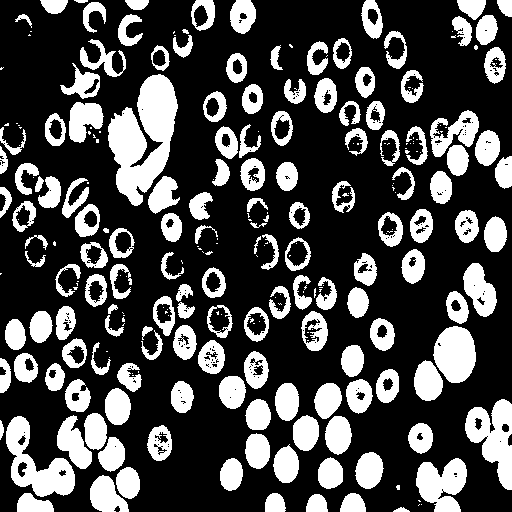
#> input picture M2/TADI/TP 1 Morphologie Mathematique/Images/cellbin.bmp, 512 x 512 px; the run also reads 1 picture not shown here
$ jupyter execute --allow-errors Observations.ipynb   (shell and % lines are left out)   (older library calls are emulated)
#> lines starting #> are read from the running program, lines starting #| are printed output that depends on the picture; after the words box and inside, x2 and y2 are one past the last pixel; in counts of white or black regions, pixels touching at a corner belong together
[cell 1]
#!/usr/bin/env python3
# -*- coding: utf-8 -*-
"""
Created on Tue Sep  4 10:23:50 2018
Modified Oct 2020

@author: Said,Isabelle
"""
#%% SECTION 1 inclusion de packages externes
import numpy as np
import platform
import tempfile
import os
import matplotlib.pyplot as plt
from scipy import ndimage as ndi
# necessite scikit-image
from skimage import io as skio


# POUR LA MORPHO
import skimage.morphology as morpho
import skimage.feature as skf
from scipy import ndimage as ndi

#%% SECTION 2 fonctions utiles pour le TP

# [64 lines left out: functions viewimage, viewimage_color, not called in this run]


def strel(forme,taille,angle=45):
    """renvoie un element structurant de forme
     'diamond'  boule de la norme 1 fermee de rayon taille
     'disk'     boule de la norme 2 fermee de rayon taille
     'square'   carre de cote taille (il vaut mieux utiliser taille=impair)
     'line'     segment de langueur taille et d'orientation angle (entre 0 et 180 en degres)
      (Cette fonction n'est pas standard dans python)
    """

    if forme == 'diamond':
        return morpho.selem.diamond(taille)
    if forme == 'disk':
        return morpho.selem.disk(taille)
    if forme == 'square':
        return morpho.selem.square(taille)
    if forme == 'line':
        angle=int(-np.round(angle))
        angle=angle%180
        angle=np.float32(angle)/180.0*np.pi
        x=int(np.round(np.cos(angle)*taille))
        y=int(np.round(np.sin(angle)*taille))
        if x**2+y**2 == 0:
            if abs(np.cos(angle))>abs(np.sin(angle)):
                x=int(np.sign(np.cos(angle)))
                y=0
            else:
                y=int(np.sign(np.sin(angle)))
                x=0
        rr,cc=morpho.selem.draw.line(0,0,y,x)
        rr=rr-rr.min()
        cc=cc-cc.min()
        img=np.zeros((rr.max()+1,cc.max()+1) )
        img[rr,cc]=1
        return img
    raise RuntimeError('Erreur dans fonction strel: forme incomprise')


# [15 lines left out: function couleurs_alea, not called in this run]

#%% SECTION 3 exemples de commandes pour effectuer ce qui est demande pendant le TP

# Images binaire
im=skio.imread('Images/cellbin.bmp')
#> im: shape (512, 512) bool; 29.1% white; 270 white regions (119 under 20 px), largest, box (x1, y1, x2, y2) and area: (108, 74, 178, 206) 5286, (6, 416, 75, 497) 2464, (465, 399, 512, 490) 2336
# [9 lines of commented-out code are left out]

plt.imshow(im,cmap="gray")
# viewimage(im) - Utilisable à la place de plt.imshow si Gimp est installé.

se=strel('disk',4)

# dilatation
dil=morpho.dilation(im,se)
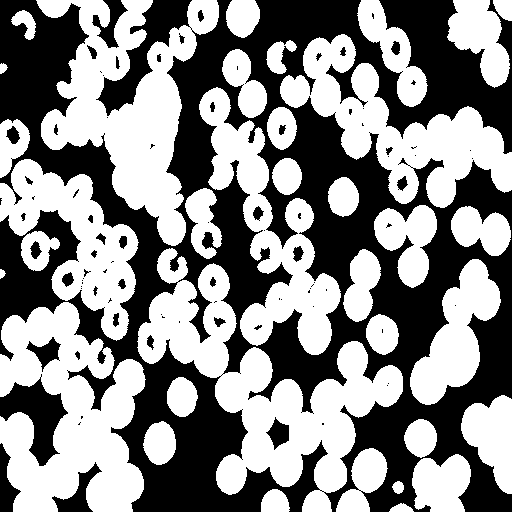
#> dil: shape (512, 512) bool; 53.4% white; 89 black regions (49 under 20 px), largest, box (x1, y1, x2, y2) and area: (0, 0, 512, 512) 114190, (0, 374, 68, 466) 2728, (52, 462, 102, 512) 829
plt.imshow(dil,cmap="gray")

# erosion
ero=morpho.erosion(im,se)
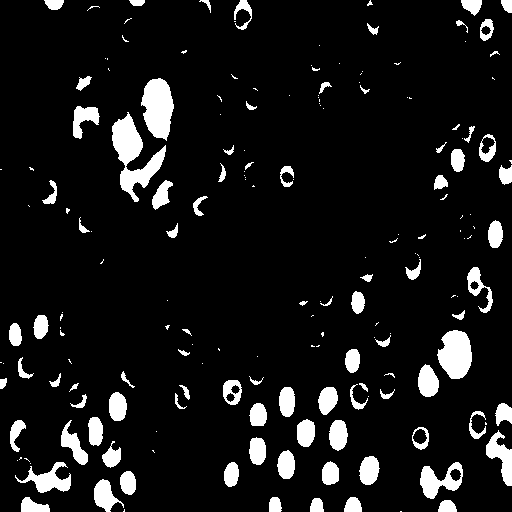
#> ero: shape (512, 512) bool; 8.9% white; 185 white regions (95 under 20 px), largest, box (x1, y1, x2, y2) and area: (112, 112, 166, 202) 1928, (141, 78, 174, 141) 1465, (437, 330, 472, 379) 1273
plt.imshow(ero,cmap="gray")

#ouverture
open=morpho.opening(im,se)
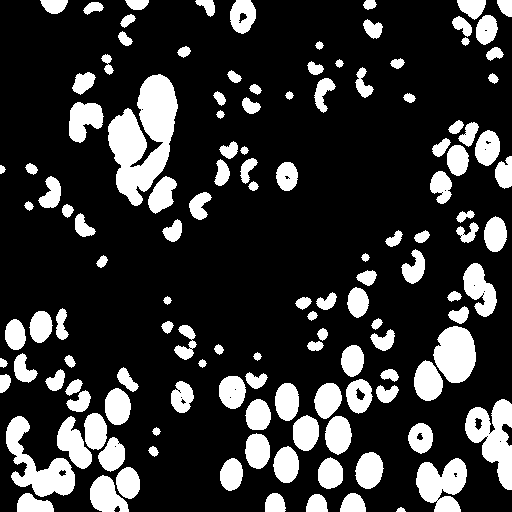
#> open: shape (512, 512) bool; 20.5% white; 129 white regions, largest, box (x1, y1, x2, y2) and area: (108, 74, 178, 206) 5231, (465, 399, 512, 490) 2291, (6, 416, 75, 497) 2291
plt.imshow(open,cmap="gray")

#fermeture
close=morpho.closing(im,se)
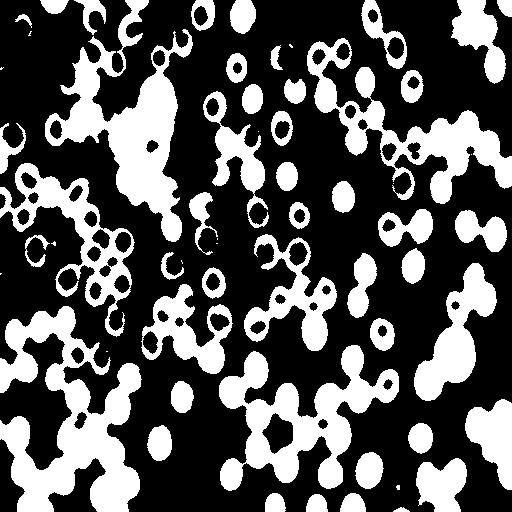
#> close: shape (512, 512) bool; 34% white; 59 white regions (13 under 20 px), largest, box (x1, y1, x2, y2) and area: (0, 306, 142, 512) 14003, (45, 0, 193, 242) 11557, (219, 345, 399, 491) 10351
plt.imshow(close,cmap="gray")

#%% Chapeau haut-de-forme
im=skio.imread('Images/retina2.gif')
t=10
#> (the rest of this cell did not finish here and is left out)

ch=im-morpho.opening(im,se)
plt.imshow(ch,cmap="gray")

#%%  Filtre alterne sequentiel
im=skio.imread('Images/retina2.gif')
imt=im.copy()
N=3
for k in range(N):
    se=strel('disk',k)
    imt=morpho.closing(morpho.opening(imt,se),se)
plt.imshow(imt,cmap="gray")


#%% ligne de partage des eaux
im=skio.imread('Images/bat200.bmp')
se=morpho.selem.disk(1)

grad=morpho.dilation(im,se)-morpho.erosion(im,se)
grad=np.int32(grad>40)*grad
plt.imshow(grad,cmap="gray")

local_mini = skf.peak_local_max(255-grad, #il n'y a pas de fonction local_min...
                            indices=False)
markers = ndi.label(local_mini)[0]
plt.imshow(local_mini,cmap="gray")

labels = morpho.watershed(grad, markers,watershed_line=True)
plt.imshow(couleurs_alea(labels))
# viewimage_color(couleurs_alea(labels)) - Utilisable si gimp est installé

# visualiation du resultat
segm=labels.copy()
for i in range(segm.shape[0]):
    for j in range(segm.shape[1]):
        if segm[i,j] == 0:
            segm[i,j]=255
        else:
            segm[i,j]=0
#superposition des contours de la segmentation a l'image initiale
contourSup=np.maximum(segm,im)
plt.imshow(contourSup,cmap="gray")


#%% reconstruction
im=skio.imread('Images/retina2.gif')
se4=strel('disk',4)
open4=morpho.opening(im,se4)
reco=morpho.reconstruction(open4,im)
plt.imshow(reco,cmap="gray")
#%% FIN  exemples TP MORPHO

# 1. Morphologie Mathématique sur des Images à niveaux de gris

- Q1.1 Tester les dilatation, érosion, ouverture et fermeture avec différentes formes et tailles d’éléments structurants (fonctions morpho.dilation, erosion, opening ou closing 1
).
- Quelle est l’influence de la taille et de la forme de l’élément structurant ?

### Dilatation
#### Cercle

[cell 2]
# [7 lines of commented-out code are left out]
print("Image Originelle.")
im=skio.imread('Images/retina2.gif')
#> (the rest of this cell did not finish here and is left out)

[cell 3]
se=strel('disk',4)

# dilatation
print("Dilation : Disk size 4")
#> (the rest of this cell did not finish here and is left out)

[cell 4]
se=strel('disk',15)
